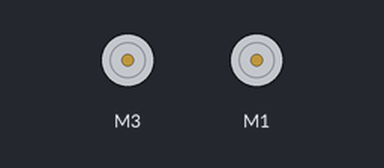
Bench run of a sketch on a simulated Arduino Mega 2560, built with avr-gcc and run on an emulated ATmega2560. Shown: 2 × DC motor (green arrow = forward, orange = backward, longer = faster). At 25.9 s the program stops and its outputs stay as they are.

Above: at 0.1 s.
At 10.6 s:
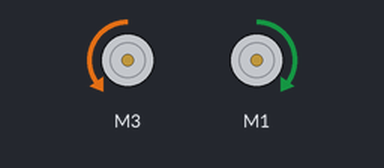
At 16.3 s:
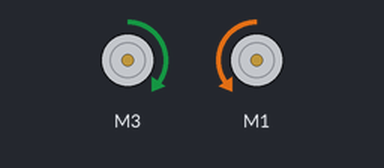
At 23.2 s:
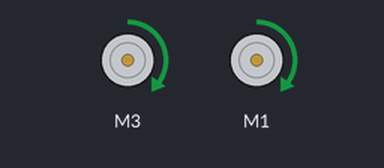
Timing chart, 0 to 26.9 s (numbered marks = the images above):
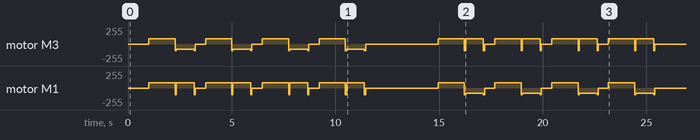

The sketch:

B3_06_SpinSquare.ino
```cpp
/* B3_06_SpinSquare.ino
   Drive the TWO-WHEELED Bread Board Bot (BBbot, B^3)
   in a square, stopping at (or near!) end point.

   Arduino: Arduino Mega 256 v3 Clone
   Motor Shield: Adafruit assembled Motor Shield for Arduino v2
   ---->  http://www.adafruit.com/products/1438

   Programmer: Dave Eslinger; June 7, 2015
   Revisions:
*/
#include <Wire.h>
#include <Adafruit_MotorShield.h>
#include <math.h>
#include <breadboardbot2.h>

// Create the motor shield object with the default I2C address
Adafruit_MotorShield AFMS = Adafruit_MotorShield();

// Define Constants
const byte TESTSPEED = 80;
const byte DIRECTION = TURNLEFT;

// Define 'ports' for motors.
const byte LEFT_MOTOR_PORT = 3;
const byte RIGHT_MOTOR_PORT = 1;
// Create pointers to motor control objects
Adafruit_DCMotor *motorLeft = AFMS.getMotor(LEFT_MOTOR_PORT);
Adafruit_DCMotor *motorRight = AFMS.getMotor(RIGHT_MOTOR_PORT);

void setup(void){
  AFMS.begin();  // create with the default frequency 1.6KHz
  // Turn off all motors to start, just a good habit
  motorLeft->run(RELEASE);
  motorRight->run(RELEASE);
}

void loop(void){

  delay(1000); // Delay for a second to give time to place the robot.

  // Autonomous loop for driving in a square
  for ( byte leg = 1; leg <= 4; leg++ ) {
    drive(10., TESTSPEED, motorLeft, motorRight);// Forward for 10 inches
    spin(-52., TESTSPEED, motorLeft, motorRight); // 90 deg. to left
    allStop(FORWARD, motorLeft, motorRight);
    delay(500);  // Pause for 1/2 a second after turning
  }
  delay(3000);
  for ( byte leg = 1; leg <= 4; leg++ ) {
    drive(10., TESTSPEED, motorLeft, motorRight);// Forward for 10 inches
    spin(52., TESTSPEED, motorLeft, motorRight); // 90 deg. to left
    allStop(FORWARD, motorLeft, motorRight);
    delay(500);  // Pause for 1/2 a second after turning
  }
  while(1){}
}
```
